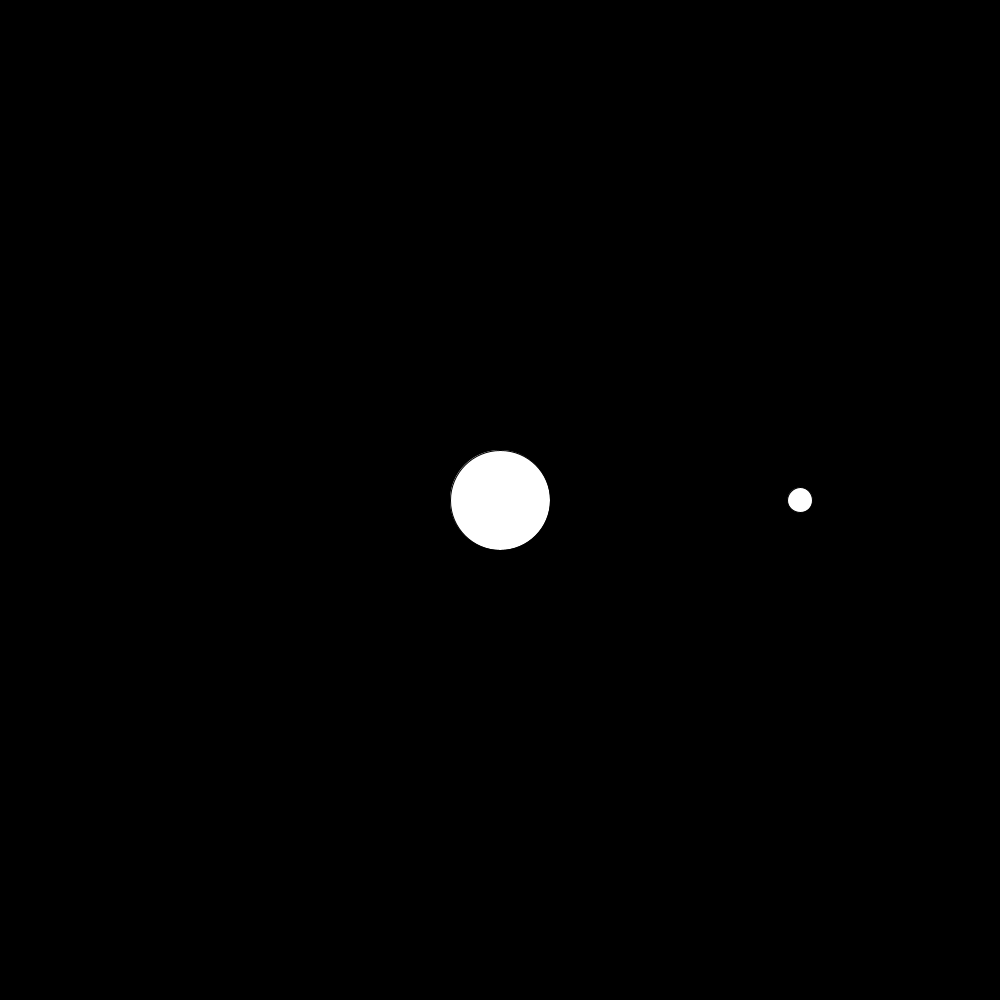
Frame 1 (no input)
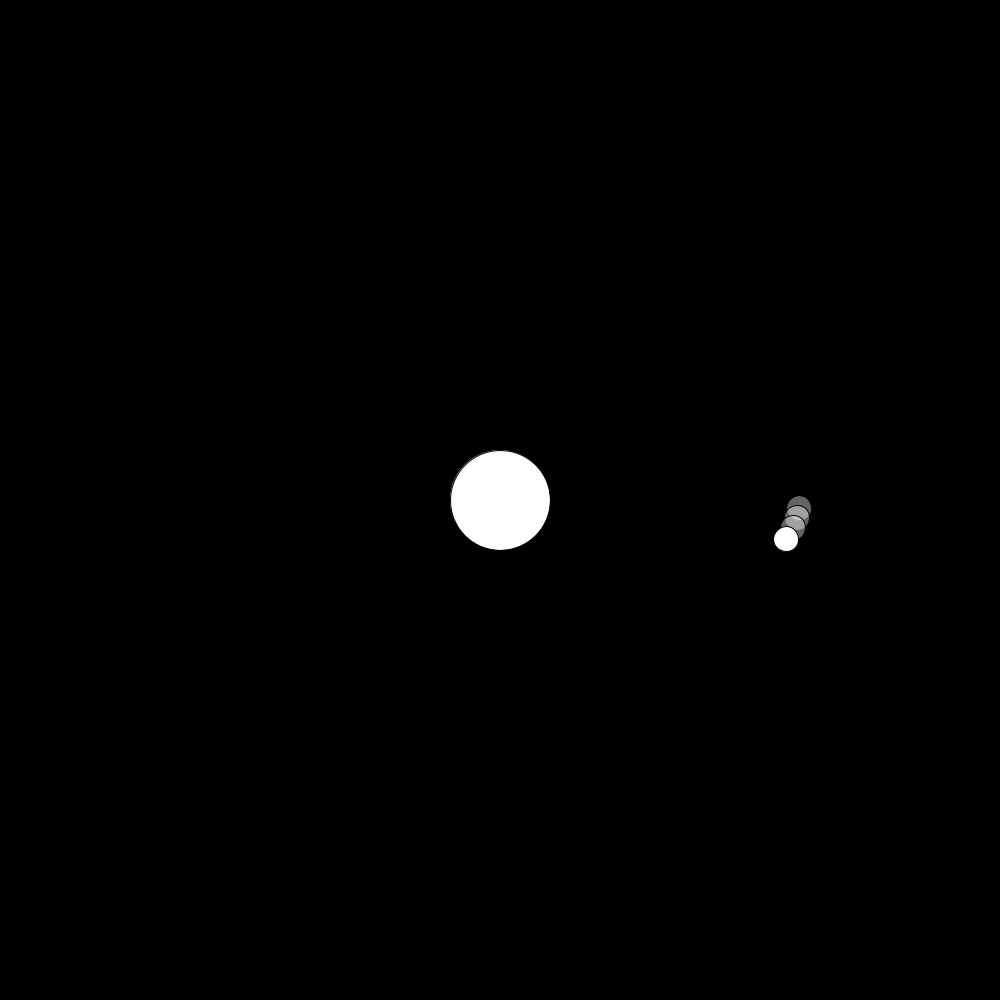
Frame 60 (the mouse pressed at the canvas centre just before this capture)
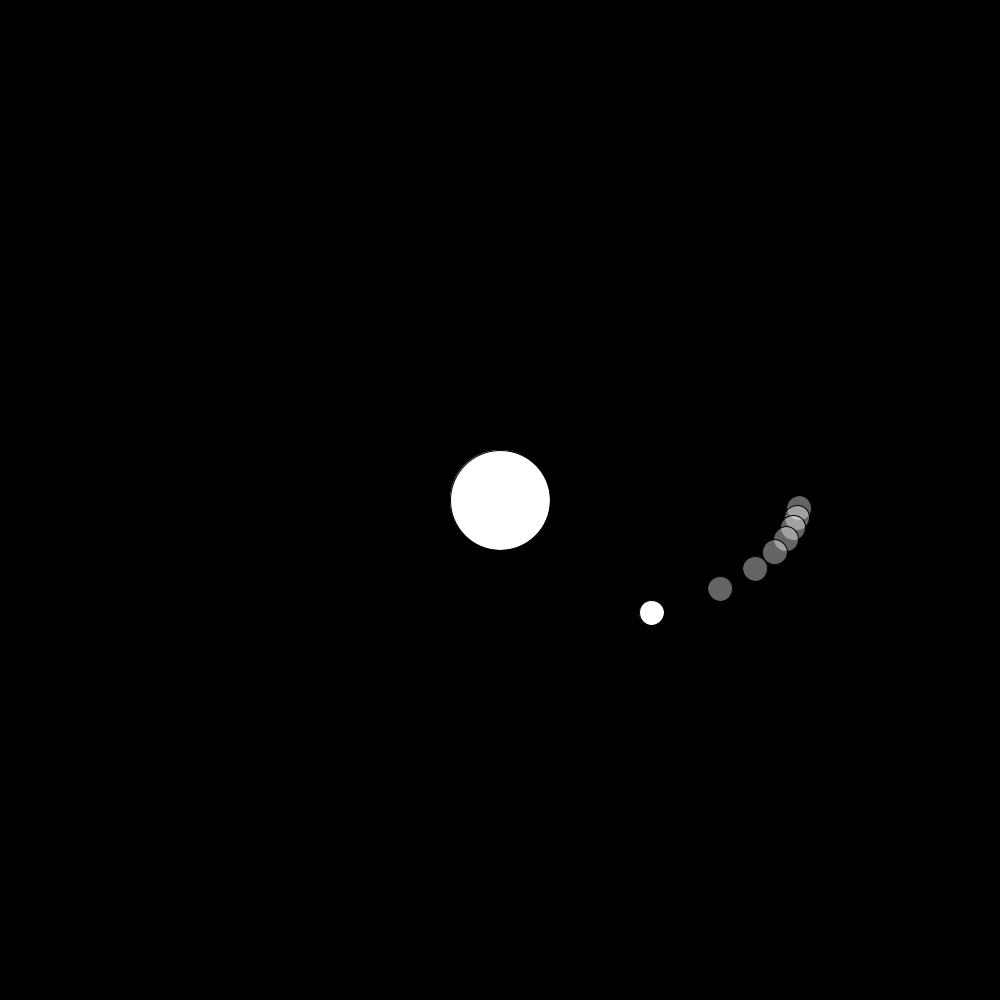
Frame 120 (the mouse held since frame 60 and released just before this capture)

The Processing sketch that drew these frames (run headless with seeded random() and noise(); from frame 60 on, the mouse is pressed at the canvas centre):

// Processing sketch: ellipticalOrbitTraceV2
// ── ellipticalOrbitTraceV2.pde
float a, c, e, t;
ArrayList<PVector> trace;

void setup() {
  size(1000, 1000);
  e = 0.9;
  a = 300;
  c = a*e;
  t = 0;
  trace = new ArrayList<PVector>();
}

void draw() {
  background(0);
  pushMatrix();
  translate(width/2, height/2);
  
  for(PVector eachLoc : trace){
    fill(255, 255, 255, 100);
    ellipse(eachLoc.x, eachLoc.y, 25, 25);
  }
  
  float r = (a*(1-sq(e)))/(1+e*cos(t));
  PVector loc = new PVector(c+r*cos(t), r*sin(t));
  fill(255);
  ellipse(0, 0, 100, 100);
  ellipse(loc.x, loc.y, 25, 25);
  
  if(frameCount%15 == 0){
    trace.add(loc);
  }
  
  

  popMatrix();
  t+=0.02;
}
